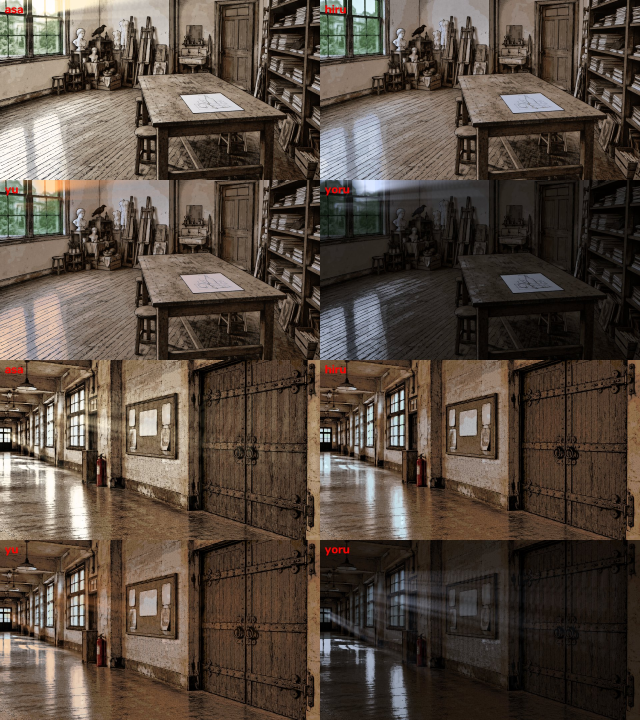
#> input picture design/manga-ui/timeofday-sample.jpg, 1920 x 2160 px (shown at 1/3 size)
$ python -i manga_look.py   (imports and definitions only)
#> lines starting #> are read from the running program, lines starting #| are printed output that depends on the picture; after the words box and inside, x2 and y2 are one past the last pixel; in counts of white or black regions, pixels touching at a corner belong together
"""マンガ原稿ルックの背景：墨の線・ベタ・スクリーントーン（明るさの帯ごとに一定の網）＋朱1色"""
import cv2,numpy as np
from print_bold import prep,smooth,edges
from print_look2 import screen
PAPER=np.array([246,243,234],float);SUMI=np.array([24,22,24],float);SHU=np.array([226,72,44],float)
def lines_hatch(h,w,ang,gap,width=1):
    yy,xx=np.mgrid[0:h,0:w].astype(np.float32);a=np.radians(ang)
    u=xx*np.cos(a)+yy*np.sin(a);return ((u%gap)<width).astype(np.float32)
def manga(src,W,H,cell=5):
    simp,L,warm=prep(src,W,H)
    lab=cv2.cvtColor(simp,cv2.COLOR_RGB2LAB).astype(np.float32);ch=np.hypot(lab[...,1]-128,lab[...,2]-128)
    redish=((lab[...,1]-128)>10)&(ch>16)  # 果物など、はっきり赤い物だけ
    beta=smooth((L<0.20).astype(np.float32),9)
    t30=screen(np.full((H,W),0.30,np.float32),45,cell)*((L>=0.20)&(L<0.42))
    t10=screen(np.full((H,W),0.12,np.float32),45,cell)*((L>=0.42)&(L<0.64))
    # 一番暗い帯の手前にカケアミ（2方向の線）を少し
    hatch=np.maximum(lines_hatch(H,W,30,6),lines_hatch(H,W,-30,6))*((L>=0.17)&(L<0.24))
    sumi=np.maximum.reduce([beta,t30,t10,hatch,edges(simp,30)])
    # 朱：窓の光・明るい暖色（果物・木の明部）に網、果物などはベタ
    glow=smooth(((L>0.8)).astype(np.float32),15)
    glow_ring=cv2.dilate(glow,np.ones((25,25),np.uint8))-glow
    shu=np.maximum(screen(np.full((H,W),0.25,np.float32),15,cell)*np.clip(glow_ring,0,1),
                   smooth((redish&(L>0.25)).astype(np.float32),5))
    shu=np.roll(shu,(1,2),(0,1))
    out=np.tile(PAPER,(H,W,1))
    out=out*(1-shu[...,None]*(1-SHU/PAPER));out=out*(1-sumi[...,None]*(1-SUMI/PAPER))
    return np.clip(out,0,255).astype(np.uint8)
def manga_char(fn,scale=4):
#> called with scale = 4
    im=cv2.cvtColor(cv2.imread(fn,cv2.IMREAD_UNCHANGED),cv2.COLOR_BGRA2RGBA)
    big=cv2.resize(im,None,fx=scale,fy=scale,interpolation=cv2.INTER_NEAREST)
    rgb=cv2.medianBlur(big[...,:3],5);a=(cv2.medianBlur(big[...,3],5)>127)
#> after `a = cv2.medianBlur(big[..., 3], 5) > 127`: a: shape (8640, 7680) bool; every value is 1
    L=cv2.cvtColor(rgb,cv2.COLOR_RGB2LAB)[...,0].astype(np.float32)/255
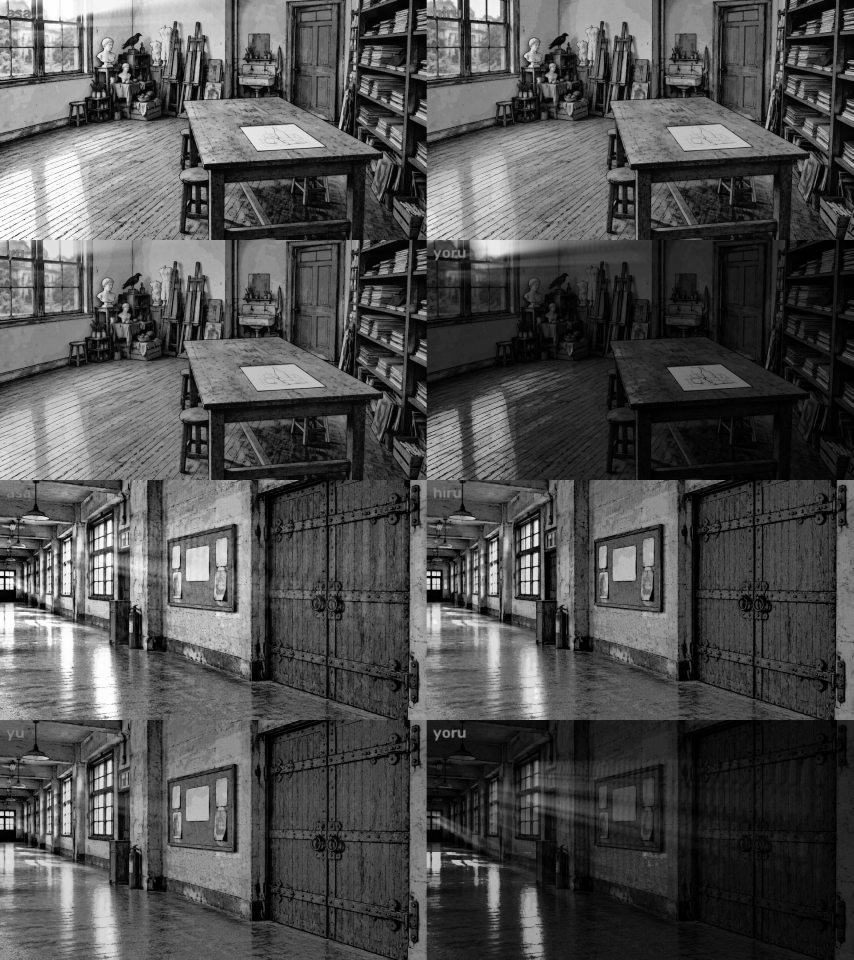
#> L: shape (8640, 7680) float32 (shown at 1/9 size); min 0, max 1, mean 0.312
    H,W=L.shape
#> H = 8640; W = 7680
    beta=(L<0.25);t=screen(np.full((H,W),0.35,np.float32),45,4)*((L>=0.25)&(L<0.55))
#> after `beta = L < 0.25`:
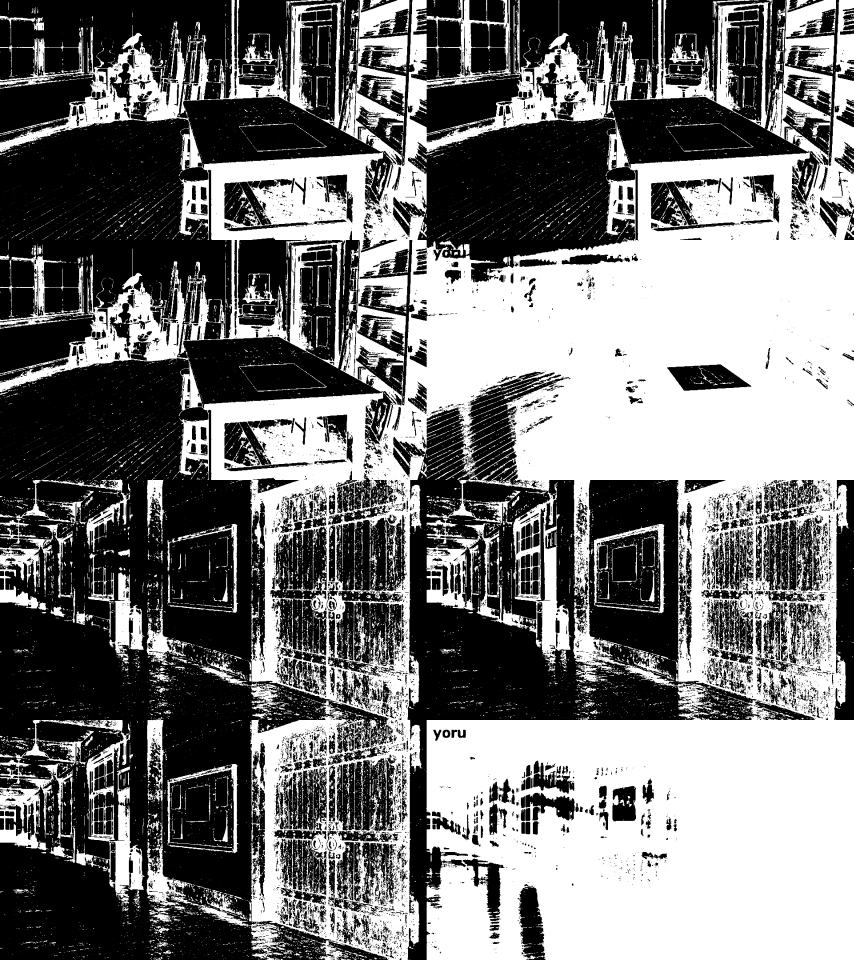
#> beta: shape (8640, 7680) bool (shown at 1/9 size); 46.2% white; 19851 white regions (10445 under 20 px), largest, box (x1, y1, x2, y2) and area: (0, 0, 7680, 8640) 26912653, (0, 192, 1708, 1371) 419256, (133, 6480, 1303, 8080) 321802
    t2=screen(np.full((H,W),0.12,np.float32),45,4)*((L>=0.55)&(L<0.72))
    lab=cv2.cvtColor(rgb,cv2.COLOR_RGB2LAB).astype(np.float32);aa=lab[...,1]-128;bb=lab[...,2]-128;red=(aa>16)&(aa>bb*1.4)&(L<0.6)&(L>0.2);red[:int(H*0.55)]=False  # 朱はネクタイだけ（髪は墨とトーン）
    out=np.tile(PAPER,(H,W,1));sumi=np.maximum.reduce([beta.astype(np.float32),t,t2])
    sh=red.astype(np.float32);out=out*(1-sh[...,None]*(1-SHU/PAPER))
    sumi=np.where(red,0,sumi);out=out*(1-sumi[...,None]*(1-SUMI/PAPER))
    edge=cv2.morphologyEx(a.astype(np.uint8),cv2.MORPH_GRADIENT,np.ones((5,5),np.uint8))>0
    out[edge]=SUMI
    return np.dstack([np.clip(out,0,255).astype(np.uint8),(a|edge).astype(np.uint8)*255])
# [5 lines not run here, left out]

#> (the run stopped early here; a loop or call above may not have finished)
